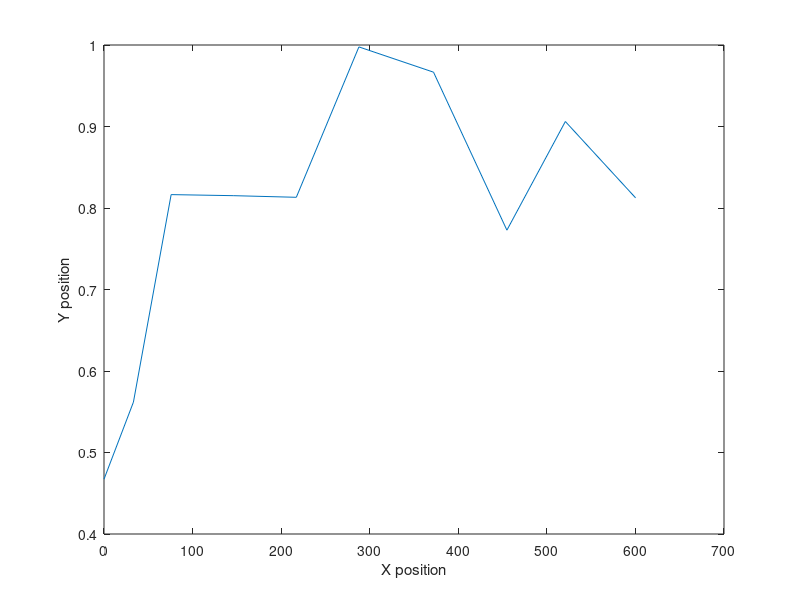

The MATLAB source for this figure: (Note: this script raises an error after producing the figure.)
clear all; close all; clc
load('out_MatRANS.mat');
%% Initialising

if ~isfield(MatRANS, 'Uf')
    MatRANS.Uf = sqrt(MatRANS.tau0/MatRANS.rho);
end

% Constants
g = 9.81; % Gravitational acceleration (m/s^2)
rho = 1000; % Fluid density (kg/m^3);
nu = 1e-6; % Fluid kinematic viscosity (m^2/s)
beta = 9/100;

%this is a test change for github

%import values from MatRANS
y = MatRANS.y;
h = y(end);
u_mean = MatRANS.u(end,:); %mean velocity %last time step only
k = MatRANS.k(end,:); %turbulent kinetic energy
k(1) = 10e-4;
w = MatRANS.omega(end,:);
Uf = MatRANS.Uf(end);
L = beta^(-1/4).*(sqrt(k)./w);

% vprime = 1./(k.*3);
vprime = k./3;
RND_mean = 0;
RND_std_dev = 1;


%% Non-dimensional values
%w_nd = w*h/Uf;
Y = y./h;
U_nd = u_mean./Uf;
k_nd = k./(Uf^2);

vprime_nd = vprime./Uf;
%vprime_nd = k_nd./3; %WRONG

vrms = sqrt(vprime_nd);

L_nd = L./h;
dT = L_nd./vrms;

%% Parameters and Arrays for storing data

Np = 100; % number of particles
N_it = 50000; %number of iterations for break
NT = 25; %time

P = struct('Xp',[],'Yp',[],'Tp',[]); % structure to save particle tracks


%do not prealloacte because then you cant see the final position

% % % % % % Vertical and horizontal positions
% % % % % Yp  = zeros(N_it,1);
% % % % % Xp  = zeros(N_it,1);
% % % % % % Time step size and time values
% % % % % del_T  = zeros(N_it,1);
% % % % % Tp  = zeros(N_it,1);
% % % % % % Streamwise velocity
% % % % % Up_y = zeros(N_it,1);
% % % % % % Vertical and horizontal displacements
% % % % % dY  = zeros(N_it-1,1);
% % % % % dX  = zeros(N_it-1,1);

%boundary conditions
y_bottom = 70*nu/Uf/h;
y_top = 1;


%% loop over the number of particles
for jj = 1 : Np
    
    ii = 1; %time steps
    
    %initial conditions
    Xp(1) = 0;
    Tp(1) = 0;
    Yp(1) = y_bottom + (y_top-y_bottom)*rand(1);
    
    Up_y(1) = interp1(Y, U_nd, Yp(1)); %interpolate the non-dimensional u against y to find it at the step ii

    
    % loop to calculate one particle track based on the initial position
    while Tp(ii)<=NT && ii<=N_it 
        ar = randn;
        %ar = normrnd(RND_mean, RND_std_dev); %normal distribution
        del_T = interp1(Y, dT, Yp(ii)); %interpolate the time step across Y
        Tp(ii+1) = Tp(ii) + del_T; %add the time step to the initial time
        
        %initialise the velocity of the particle for the first time step
        if ii > 1
        %if it is not the initial value, it just stays the same --> run later
            Up_y(ii) = up_dy;
        end
        
        %find rms v prime
        vrms_p = interp1(Y, vrms, Yp(ii)); %v rms as a vector in time
        
        dY = ar.*vrms_p.*del_T; %change in y velocity
        
        %boundary conditions for rms v prime (reflect the y vector with the
        %same angle as before)
        if (Yp(ii)+ dY) > y_top
            Yp(ii+1) = y_top - (dY -(y_top - Yp(ii)));
        elseif (Yp(ii) + dY) < y_bottom
            Yp(ii+1) = y_bottom + (-dY - (Yp(ii)-y_bottom));
        else
            Yp(ii+1) = Yp(ii) + dY;
        end
        
        % Obtain the streamwise velocity at the next vertical position
        up_dy    = interp1(Y, U_nd, Yp(ii+1));
        % Calculate the streamwise displacement and position
        dX(ii)   = 0.5 * del_T *(up_dy + Up_y(ii));
        %dx = (U_nd.*Yp(ii) + U_nd.*(Yp(ii)+up_dy(ii))).*del_T(ii)./2;
        Xp(ii+1) = Xp(ii) + dX(ii);
        
        
% % %         if Time<=N_it %number of iterations as a break
% % %             break
% % %         end
        
        ii = ii + 1; % update time step at the end of the while loop
        
    end
    
    
    % Store particle track in variable P using e.g. P(jj).Xp = ...;
    P(jj).Yp = Yp(1:(ii));
    P(jj).Xp = Xp(1:(ii));
    P(jj).Tp = Tp(1:(ii));
    X_mean(jj) = sum(Xp)/length(Xp);
    
    figure(1)
    plot(Xp(1:(ii)),Yp(1:(ii)),'-');
    xlabel('X position');
    ylabel('Y position');
    hold on
    yline(y_bottom);
    yline(y_top);

    figure(2)
    plot(Xp(end-1), Yp(end-1),'o');
    xlabel('X position');
    ylabel('Y position');
    hold on
    yline(y_bottom);
    yline(y_top);


%    figure(3)
%    plot(Xp,Tp);
%    hold on
%    xlabel('Mean X position')
%    ylabel('Time')
    
end


%% Analyse results




